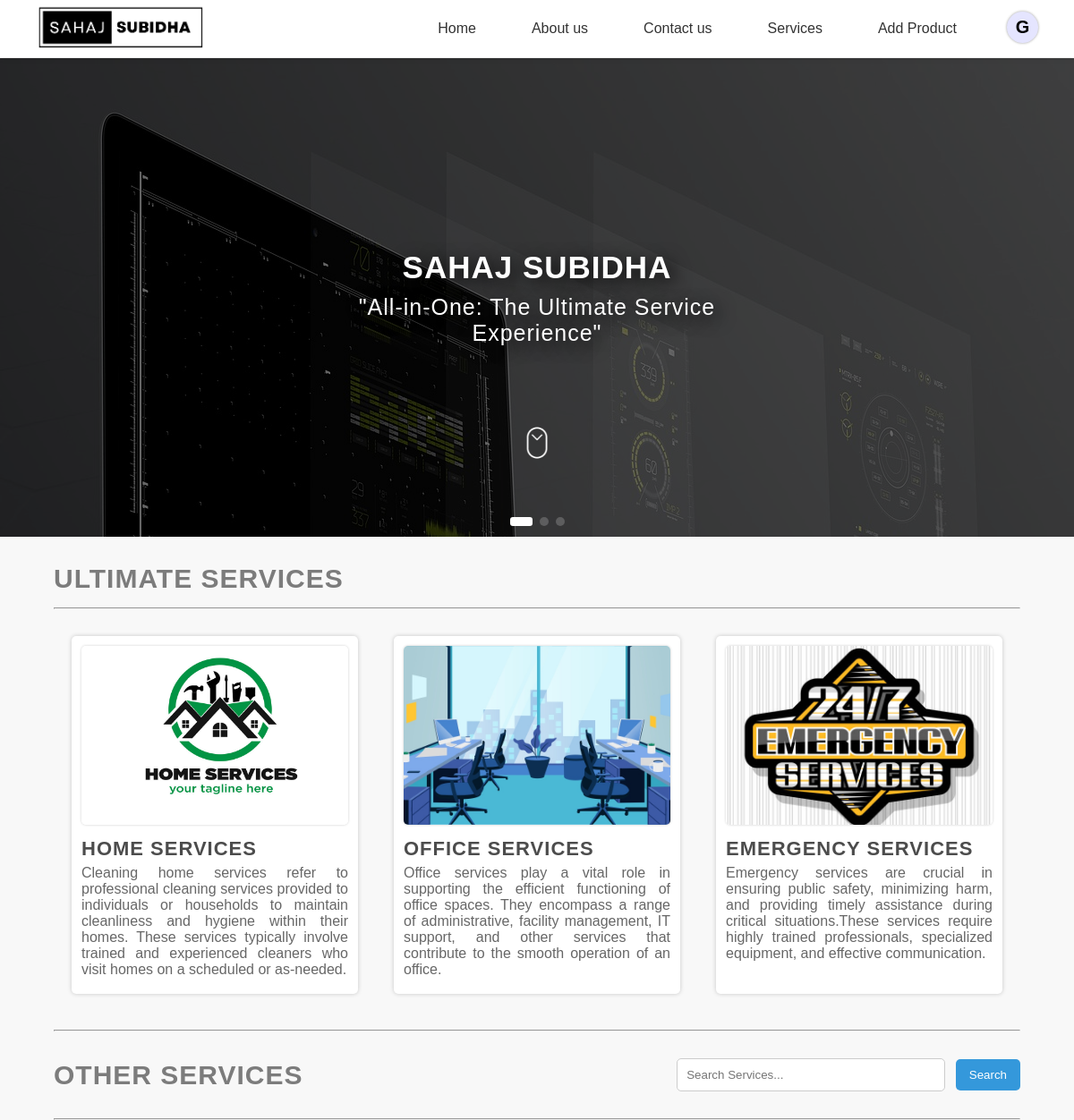
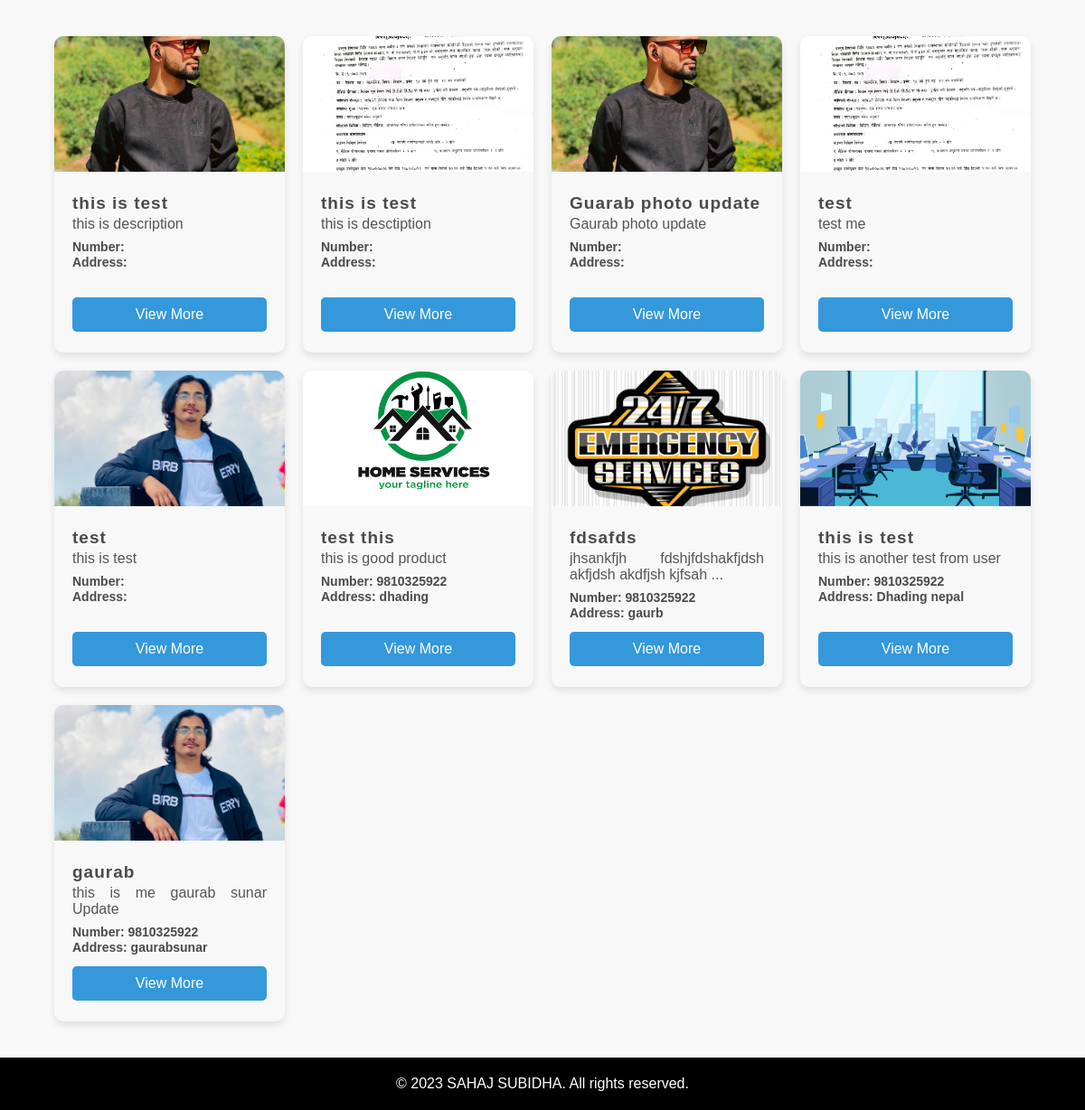
The app's page / (signed in) with its own data (2 pictures, top to bottom).
### tables this page shows
CREATE TABLE `category` (
  `id` int(11) NOT NULL,
  `category` varchar(255) DEFAULT NULL,
  `date` datetime DEFAULT current_timestamp()
);

CREATE TABLE `producttable` (
  `id` int(11) NOT NULL,
  `categoryid` int(11) DEFAULT NULL,
  `subcategoryid` int(11) DEFAULT NULL,
  `name` varchar(255) DEFAULT NULL,
  `description` varchar(1023) DEFAULT NULL,
  `image` varchar(255) DEFAULT NULL,
  `date` datetime DEFAULT current_timestamp(),
  `userid` int(11) DEFAULT NULL,
  `phnumber` varchar(255) DEFAULT NULL,
  `address` varchar(255) DEFAULT NULL
);

### index.php (the view, shortened to what this page needs)
<?php
$servername = "localhost";
$username = "root";
$password = "";
$dbname = "prabeshraul";
$conn = new mysqli($servername, $username, $password, $dbname);
$sqlProduct = "SELECT c.category AS category, c.id AS categoryId, s.subcategory AS subcategory, s.id AS subcategoryId,
                      p.id AS productId, p.name AS productName, p.description AS productDescription,
                       p.image, p.date, p.userId, p.id AS id, p.phnumber AS phnumber, p.address AS address
                      FROM
    producttable AS p
LEFT JOIN
    category AS c ON c.id = p.categoryId
LEFT JOIN
    subcategory AS s ON s.id = p.subcategoryId LIMIT 10
    ";
$resultProduct = $conn->query($sqlProduct);
?>
<!DOCTYPE html>
<html lang="en">
<head>
  <link rel="stylesheet" href="./css/style111.css">
  <link rel="stylesheet" href="https://unpkg.com/swiper/swiper-bundle.min.css" />
  <link rel="stylesheet" href="./css/Service.css">
</head>
<body>
  <?php include "./common/Navigation.php" ?>
  <main>
    <div class="swiper-container">
      <div class="swiper-wrapper">
        <div class="swiper-slide h1 firstSlide slides">
          <img src="./images/img1.jpg" alt="first hero" class="imageHero">
          <div class="contentHero">
            <div class="content">
              <h2>SAHAJ SUBIDHA</h2>
              <p>"All-in-One: The Ultimate Service Experience"</p>
            </div>
          </div>
        </div>
      </div>
      <div id="scrollImg">
        <img class="scrollImgTag" src="./images/scroll.gif" alt="" onclick="scrollDownClk()">
      </div>
      <div class="swiper-pagination"></div>
    </div>
  </main>
  <div class="Servicecontainer">
    <div class="maincontainer">
      <div class="mid">
        <h2>Ultimate Services</h2>
      </div>
      <hr>
      <section class="cards">
        <div class="item">
          <a href="./Services.php?service=Home+services">
            <img src="./images/Homeservice.jpg" alt="Image 1">
            <div class="contentCard">
              <h2>Home Services</h2>
              <p>Cleaning home services refer to professional
                cleaning
                services provided to individuals or households to
                maintain cleanliness and hygiene within their homes.
                These services typically involve trained and experienced cleaners who visit homes on a scheduled or
                as-needed.</p>
            </div>
        </div>
        <div class="item">
          <a href="./Services.php?service=Office+services">
            <img src="./images/officeService.jpg" alt="Image 2">
            <div class="contentCard">
              <h2>Office Services</h2>
              <p>Office services play a vital role in supporting the efficient functioning of office spaces. They
                encompass
                a
                range of administrative, facility management, IT support, and other services that contribute to the
                smooth
                operation of an office.</p>
            </div>
        </div>
        <div class="item">
          <a href="./Services.php?service=Emergency+services">
            <img src="./images/EmergencyService.jpg" alt="Image 3">
            <div class="contentCard">
              <h2>Emergency Services</h2>
              <p>Emergency services are crucial in ensuring public safety, minimizing harm, and providing timely
                assistance
                during critical situations.These services require highly trained professionals, specialized equipment,
                and
                effective communication.</p>
            </div>
        </div>
      </section>
    </div>
  </div>
  <div class="other-services">
    <div class="contentServiceAll">
      <hr>
      <div class="mid">
        <h2>Other Services</h2>
        <form>
          <input type="text" name="search" id="search" placeholder="Search Services...">
          <button type="submit">Search</button>
        </form>
      </div>
      <hr>
      <div class="allservices">
        <?php
        if ($resultProduct->num_rows > 0) {
          while ($row = $resultProduct->fetch_assoc()) {
            $productDescription = $row['productDescription'];
            $limitedDescription = strlen($productDescription) > 50 ? substr($productDescription, 0, 50) . '...' : $productDescription;
            echo '
        <div class="card" style="max-width: 350px; height: 350px; overflow:hidden;">
            <img src="http://localhost/SahajSubidha/dashboard/' . $row['image'] . '">
            <div class="card-content">
                <div style="height: 115px; overflow: hidden;">
                    <h2 style="font-size: 19px;">' . $row['productName'] . '</h2>
                    <p>' . $limitedDescription . '</p>
                    <div id="detail">
                      <p>Number: ' . $row['phnumber'] . '</p>
                      <p>Address: ' . $row['address'] . '</p>
                    </div>
                </div>
                <a href="./singleproduct.php?view-product=' . $row['id'] . '" class="order-btn">View More</a>
            </div>
        </div>';
          }
        }
        ?>
      </div>
    </div>
  </div>
  <footer>
    <div class="footer-bottom">
      <p>&copy; 2023 SAHAJ SUBIDHA. All rights reserved.</p>
    </div>
  </footer>
</body>
</html>

### common/Navigation.php (shortened to what this page needs)
<?php
$servername = "localhost";
$username = "root";
$password = "";
$dbname = "prabeshraul";
$conn = new mysqli($servername, $username, $password, $dbname);
$userId = 0;
$userName = "User";
$userEmail = "user@gmail.com";
if (isset($_SESSION['id'], $_SESSION['name'], $_SESSION['email'], $_SESSION['phNumber'], $_SESSION['privilege'])) {
    $userId = $_SESSION['id'];
    $userName = $_SESSION['name'];
    $userEmail = $_SESSION['email'];
}
$sql = "SELECT id, category, date FROM category";
$result = $conn->query($sql);
?>
<!DOCTYPE html>
<html lang="en">
<head>
</head>
<body>
    <header class="header" style="z-index:1000000;">
        <div class="logo">
            <a href="./index.php"><img src="./common/logo.png" alt="Logo: Sahaj-Subidha"></a>
        </div>
        <nav class="nav-menu">
            <ul>
                <?php
                if ($result->num_rows > 0) {
                    while ($row = $result->fetch_assoc()) {
                        $categoryLink = strtolower($row['category']) == "home" ? './index' : './' . strtolower($row['category']);
                        $words = explode(' ', $categoryLink);
                        if ($categoryLink == './about us') {
                            $hrefValue = 'about';
                        } elseif ($categoryLink == './contact us') {
                            $hrefValue = 'contact';
                        } else {
                            $hrefValue = $words[0];
                        }
                        if ($userId < 1 && strtolower($row['category']) != "add product") {
                            echo '<li class="dropdown IndexPageActive">
                <a href="' . $hrefValue . '.php" class="dropbtn" onmouseover="onHoverFunction(' . $row['id'] . ')">' . $row['category'] . '</a></li>';
                        } elseif ($userId >= 1) {
                            echo '<li class="dropdown IndexPageActive">
                <a href="' . $hrefValue . '.php" class="dropbtn" onmouseover="onHoverFunction(' . $row['id'] . ')">' . $row['category'] . '</a></li>';
                        }
                    }
                }
                ?>
                <?php
                echo $userId < 1 ? '
                    <div id="login">
                        <a href="./auth/login.php">Login</a>
                    </div>
                ' : '
                    <div id="profile">
                        <div id="OuterProfile" onclick="profileClick()">' . strtoupper(substr($userName, 0, 1)) . '</div>
                        <div id="outerlayer">
                            <div id="userProfile">
                                <div class="topdata">
                                    <div class="imageProfile">' . strtoupper(substr($userName, 0, 1)) . '</div>
                                    <div class="userData">
                                        <div id="userName">' . $userName . '</div>
                                        <div id="userEmail">' . $userEmail . '</div>
                                    </div>
                                </div>
                                <p>
                                    Lorem ipsum dolor sit amet consectetur adipisicing elit. Quam, laboriosam?
                                </p>
                                <div id="buttons">
                                    <div><a href="./add.php">Your Posts</a></div>
                                    <div><a href="?logout=' . $userId . '" class="danger">Logout</a></div>
                                </div>
                            </div>
                        </div>
                    </div>
                ';
                ?>
            </ul>
        </nav>
    </header>
</body>
</html>

### css/style111.css (style rules this page uses)
* { box-sizing: border-box; margin: 0; padding: 0; }
body { font-family: "Montserrat", sans-serif; }
.header { display: flex; justify-content: space-between; align-items: center; padding: 5px 40px; background-color: rgb(255, 255, 255); box-shadow: 0px 2px 5px rgba(0, 0, 0, 0.1); z-index: 99; position: fixed; top: 0; left: 0; width: 100%; }
.logo { display: flex; align-items: center; transform: scale(1); transform-origin: right; box-shadow: transparent; }
.logo img { height: 50px; margin-right: 10px; }
.nav-menu ul { display: flex; list-style: none; }
.nav-menu li { margin-left: 20px; }
.nav-menu a { position: relative; font-size: 1em; font-weight: 500; color: #333; text-decoration: none; margin-left: 10px; }
.nav-menu a::after { content: ""; position: absolute; left: 0; bottom: 2px; width: 100%; height: 3px; background: #000000; border-radius: 4px; transform-origin: left; transform: scaleX(0); transition: 0.5s; }
main { padding-top: 65px; text-align: center; height: 75vh; overflow: hidden; position: relative; }
.contentHero { display: flex; align-items: center; justify-content: center; }
.content { max-width: 500px; display: flex; gap: 10px; flex-direction: column; }
main h2 { color: white; letter-spacing: 1px; font-size: 35px; text-shadow: 5px 5px 20px rgb(0, 0, 0); }
main p { font-size: 25px; text-shadow: 5px 5px 20px rgb(0, 0, 0); text-align: center; color: white; font-weight: 300; letter-spacing: 1px; }
.swiper-container { width: 100%; height: 100%; }
.swiper-slide { text-align: center; padding: 50px; background-color: red; }
li a { display: block; color: #000000; text-align: center; padding: 14px 16px; text-decoration: none; }
li.dropdown { position: relative; }
main, section { margin-bottom: 0; padding-bottom: 0; }
.slides { position: relative; background-color: black; }
.contentHero { z-index: 10; position: absolute; inset: 0; }
.imageHero { position: absolute; inset: 0; z-index: 1; opacity: 0.4; object-fit: contain !important; }
#scrollImg { z-index: 100000; position: absolute; bottom: 80px; display: flex; align-items: center; justify-content: center; width: 100%; }
.scrollImgTag { height: 50px; width: 50px; cursor: pointer; }
.mid { background-color: #000000; color: #ffffff; margin: 50px; text-align: center; }
.item { width: 300px; margin: 20px; padding: 20px; border: 1px solid #ffffff51; text-align: center; background-color: #ffffff; color: #000000; transition: transform 0.2s ease; text-decoration: none; }
.item a { text-decoration: none !important; color: black; }
.item img { width: 100%; max-height: 200px; object-fit: cover; margin-bottom: 10px; }
.item h2 { margin-top: 0; color: #000000; text-decoration: none; }
.item p { text-decoration: none; color: black; margin-bottom: 0; }
footer { background-color: #ffffff; color: #000000; }
.footer-bottom { text-align: center; background-color: #000000; color: #ffffff; padding: 20px 0; }

### common/Navigation.php (style rules this page uses)
.nav-menu { display: flex; align-items: center; height: 100%; }
#OuterProfile { display: flex; align-items: center; justify-content: center; height: 35px; width: 35px; border-radius: 50%; font-weight: 600; font-size: 20px; box-shadow: 0 0 3px 0 rgba(0, 0, 0, 0.4); background-color: rgba(0, 0, 255, 0.1); margin-left: 40px; cursor: pointer; margin-top: 4px; }

### records on screen
category: category "Home"
category: category "About us"
category: category "Contact us"
category: category "Services"
category: category "Add Product"
producttable: image (picture), name "this is test", description "this is description"
producttable: image (picture), name "this is test", description "this is desctiption"
producttable: image (picture), name "Guarab photo update", description "Gaurab photo update"
producttable: image (picture), name "test", description "test me"
producttable: image (picture), name "test", description "this is test"
producttable: image (picture), name "test this", description "this is good product", phnumber "9810325922", address "dhading"
producttable: image (picture), name "fdsafds", description "jhsankfjh fdshjfdshakfjdsh akfjdsh akdfjsh kjfsah ...", phnumber "9810325922", address "gaurb"
producttable: image (picture), name "this is test", description "this is another test from user", phnumber "9810325922", address "Dhading nepal"
producttable: image (picture), name "gaurab", description "this is me gaurab sunar Update", phnumber "9810325922", address "gaurabsunar"

### other values on screen
substr($userName, 0, 1) "G"
